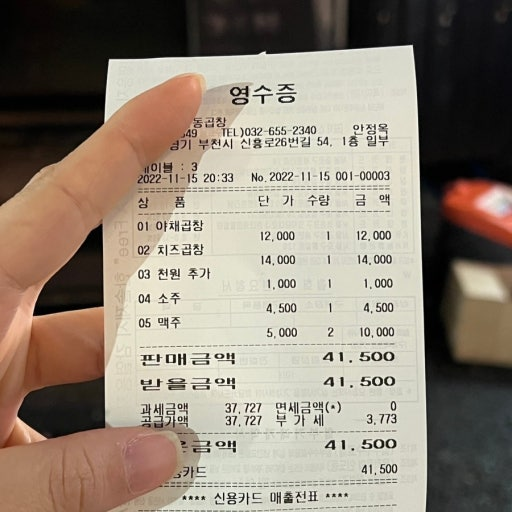
#> input picture AI/review/app/pipeline/step_1_rectify/img.png, 512 x 512 px
$ python -i crop_receipt.py   (imports and definitions only)
#> lines starting #> are read from the running program, lines starting #| are printed output that depends on the picture; after the words box and inside, x2 and y2 are one past the last pixel; in counts of white or black regions, pixels touching at a corner belong together
#> further down, picture is the input picture: shape (512, 512, 3); mean B, G, R 118.5, 132.1, 143.9
from __future__ import annotations
from dataclasses import dataclass, asdict
from typing import Any, Dict, Optional, Tuple
import cv2
import numpy as np
from AI.review.app.pipeline.step_1_rectify.receipt_types import CropResult


@dataclass(frozen=True)
class CropConfig:
    # ---------- edge (fallback) ----------
    canny1: int = 30
    canny2: int = 120
    blur_ksize: int = 5            # 3/5/7 (5->7 줄무늬 패턴은 작은 블러로는 안죽고 edge 만 켜짐)
    dilate_iter: int = 1            #값이 크면 배경egde 를 너무 합침
    approx_eps_ratio: float = 0.02  #
    min_area_ratio: float = 0.02   # 영수증은 작을 수 있어서 낮게 시작

    border: int = 10
    max_area_ratio: float = 0.92

    # fallback: 4점 못 찾으면 minAreaRect로라도 사각형 뽑기
    allow_minarearect_fallback: bool = True

def _receipt_mask(image_bgr: np.ndarray) -> np.ndarray:
    # 밝고 채도 낮은 영역(흰 종이) 추출
    hsv = cv2.cvtColor(image_bgr, cv2.COLOR_BGR2HSV)
#> hsv: shape (512, 512, 3); mean H, S, V 28.5, 55.2, 144.4
    h, s, v = cv2.split(hsv)
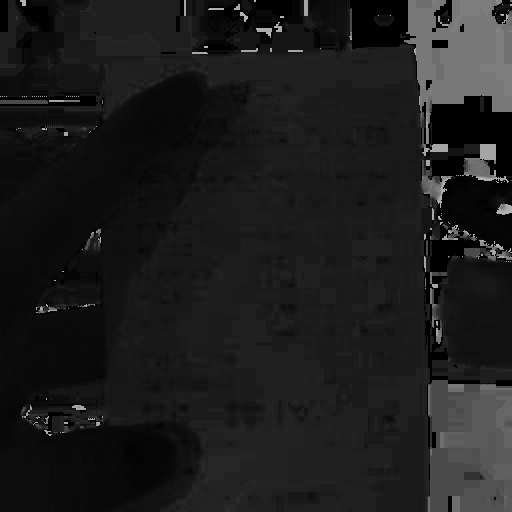
#> h: shape (512, 512); min 0, max 179, mean 28.5
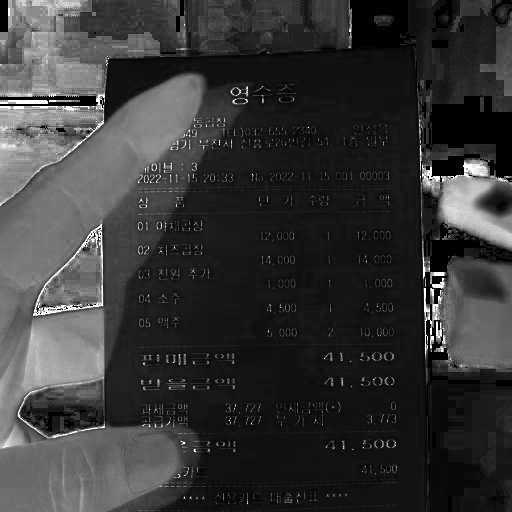
#> s: shape (512, 512); min 0, max 255, mean 55.2
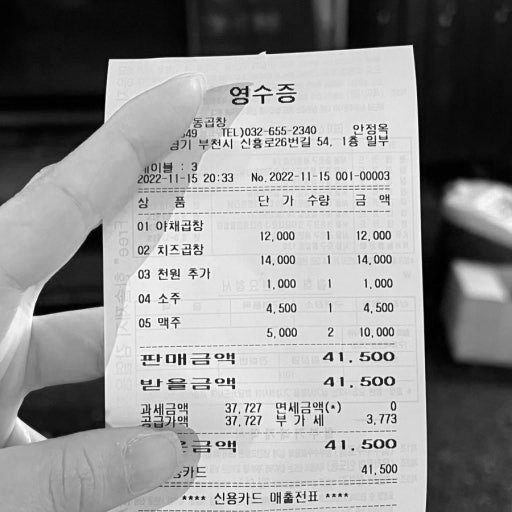
#> v: shape (512, 512); min 0, max 255, mean 144.4

    # 조건: 채도 낮고(s 작음), 밝기 높음(v 큼)
    mask = cv2.inRange(hsv, (0, 0, 160), (180, 80, 255))
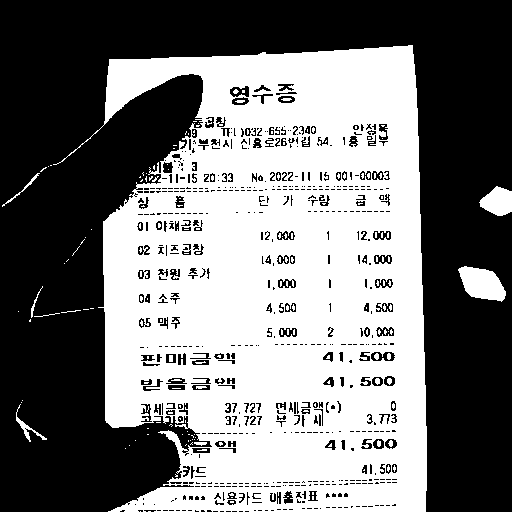
#> mask: shape (512, 512); 47.2% white; 183 white regions (163 under 20 px), largest, box (x1, y1, x2, y2) and area: (53, 45, 427, 512) 120161, (458, 266, 506, 302) 1146, (479, 186, 512, 216) 692

    # 구멍 메우기 + 덩어리 만들기
    kernel = cv2.getStructuringElement(cv2.MORPH_RECT, (9, 9))
    mask = cv2.morphologyEx(mask, cv2.MORPH_CLOSE, kernel, iterations=2)
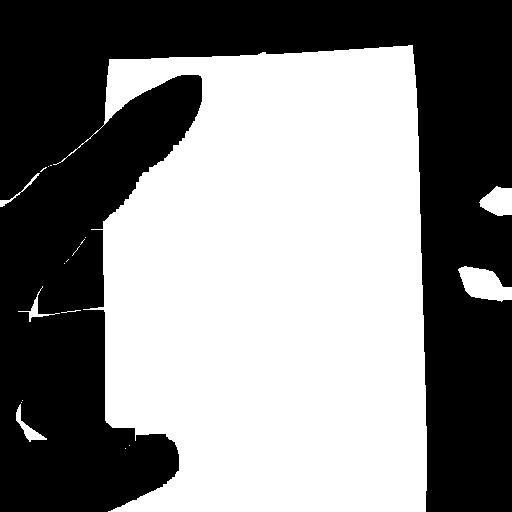
#> mask: shape (512, 512); 51.9% white; 1 black region, box (x1, y1, x2, y2) and area: (0, 0, 512, 512) 125963
    mask = cv2.morphologyEx(mask, cv2.MORPH_OPEN, kernel, iterations=1)
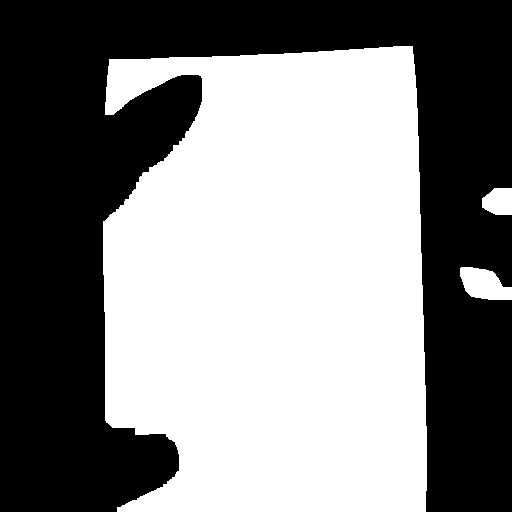
#> mask: shape (512, 512); 51.6% white; 1 black region, box (x1, y1, x2, y2) and area: (0, 0, 512, 512) 126908

    return mask


# [202 lines left out: functions _order_points, _edges, _quad_from_minarearect, _quad_from_mask, find_receipt_quad, warp_receipt and 1 more, not called in this run]

'''
영수증 quad 찾기 + warp(펴기)
'''

>>> import cv2
>>> picture = cv2.imread('img.png')
>>> result = _receipt_mask(picture)
